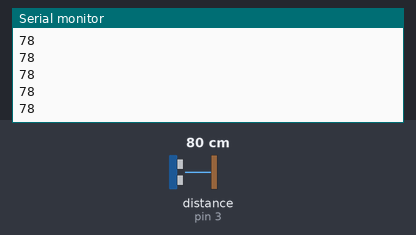
The sketch below on a simulated Arduino Uno, built with avr-gcc and run on an emulated ATmega328P. Parts: the last lines printed to the serial monitor. Wiring (inferred from the names in the program): ultrasonic range finder: trigger pin 2; echo pin 3. The test bench sets the inputs (shaded band); at power-on: distance to the obstacle (sensor on pin 3) 80 cm. The echo pulse lasts 58.3 µs per cm.

Above: at 1.2 s.
1.3 s: distance to the obstacle (sensor on pin 3) set to 2 cm
At 1.37 s:
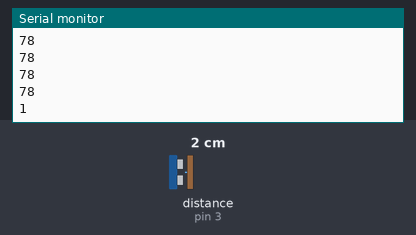
2.8 s: distance to the obstacle (sensor on pin 3) set to 4 cm
At 2.89 s:
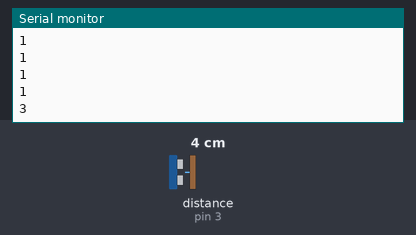
Timing chart, 0 to 5.8 s (numbered marks = the images above; inputs shaded):
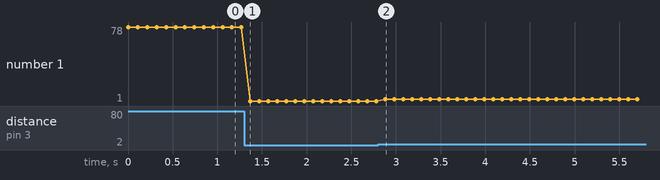

The sketch:

USsensor.ino
```cpp
const int trigPin = 2;
const int echoPin = 3;

void setup() {
  Serial.begin(9600);
  pinMode(trigPin, OUTPUT);
  pinMode(echoPin, INPUT);
}

void loop() {
  long duration;
  int distance;

  // Clears the trigPin
  digitalWrite(trigPin, LOW);
  delayMicroseconds(2);

  // Sets the trigPin on HIGH state for 10 micro seconds
  digitalWrite(trigPin, HIGH);
  delayMicroseconds(10);
  digitalWrite(trigPin, LOW);

  // Reads the echoPin, returns the sound wave travel time in microseconds
  duration = pulseIn(echoPin, HIGH);

  // Calculating the distance
  distance = duration * 0.034 / 2;


  Serial.println(distance);

  delay(100);
}
```

Measured:
- after the input at 1.3 s, the serial monitor: prints a new line after 0.07 s (image 1)
- after the input at 2.8 s, the serial monitor: prints a new line after 0.08 s (image 2)
- plotted number 1: 78 → 1 after the input at 1.3 s, 1 → 3 after the input at 2.8 s
